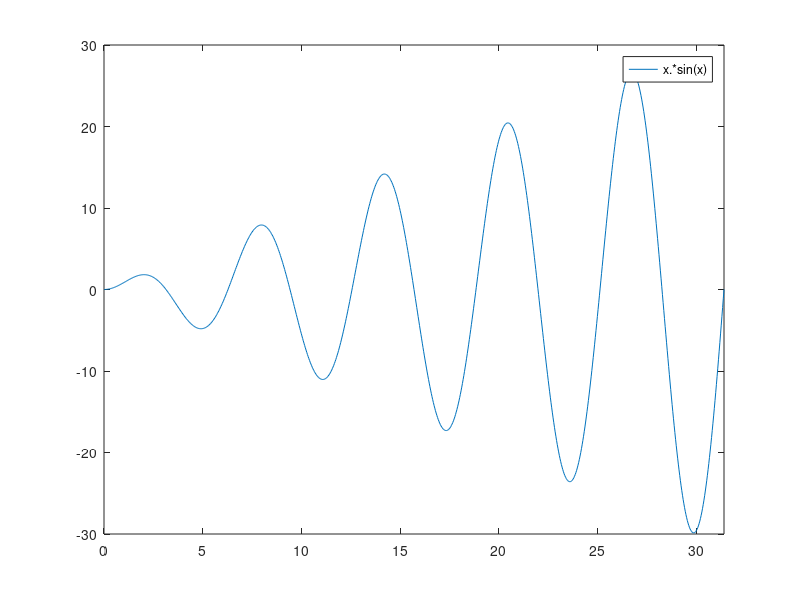

The MATLAB script that drew this image:
% fplot

% % f(t) = tsint , 0<=t<=10pi

fplot('x.*sin(x)',[0 10*pi])

% note that the function to be plotted must be written as
% a function of x
